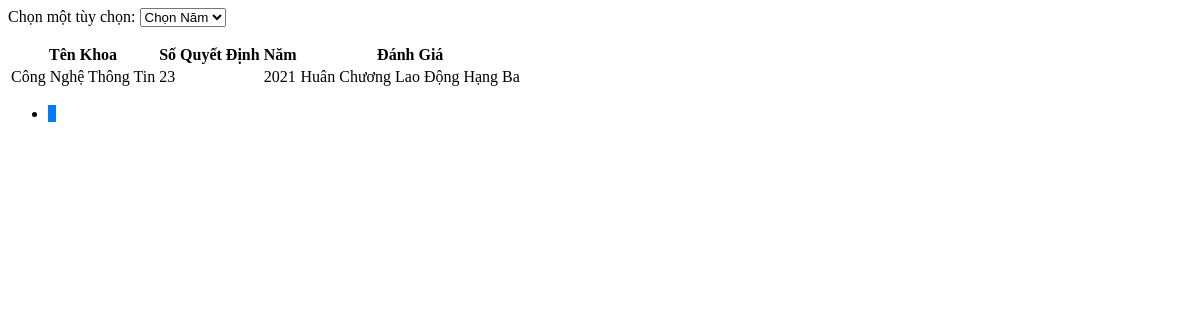
Page /Admin/xetdanhgiaTThcldhbview.php on the earlier database version.
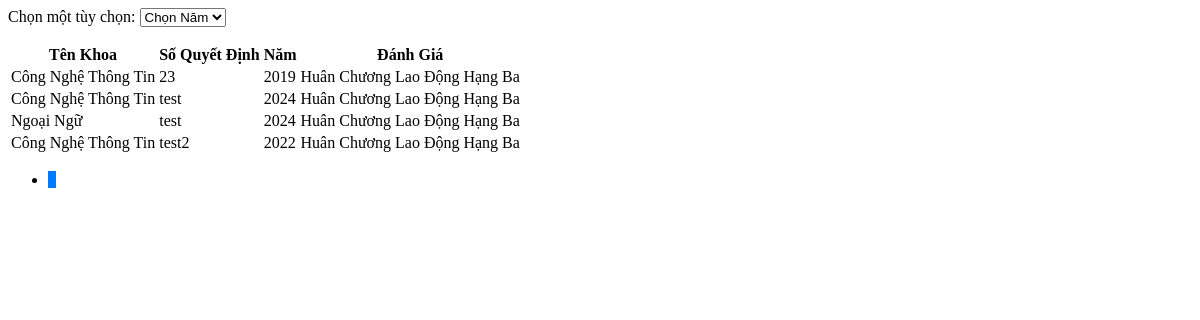
Same page on the later database version.
### tables this page shows
CREATE TABLE `danhgiatt` (
  `MaDGTT` int(20) NOT NULL,
  `MaKhoa` int(20) NOT NULL,
  `SoQD` varchar(100) NOT NULL,
  `Manam` int(20) NOT NULL,
  `DanhGia` varchar(50) NOT NULL DEFAULT 'Chờ Đánh Giá'
);

CREATE TABLE `khoa` (
  `MaKhoa` int(20) NOT NULL,
  `TenKhoa` varchar(50) NOT NULL,
  `MoTa` varchar(100) NOT NULL
);

CREATE TABLE `nam` (
  `Manam` int(20) NOT NULL,
  `Nam` varchar(20) NOT NULL
);

### Admin/danhgiaTT.php (called while the page is built, shortened)
<?php
include('./Khoa.php');
include('./nam.php');
class DanhgiaTT {
    public static function layTongSoDanhGiahangba($conn) {
        $sql = "SELECT COUNT(*) FROM danhgiatt WHERE DanhGia IN ('Huan_Chuong_Lao_Dong_Hang_Ba')";
        $result = $conn->query($sql);
        $row = $result->fetch_row();
        return $row[0];
    }
    public static function layDanhGiahangba($conn, $startFrom, $recordsPerPage) {
        $sql = "SELECT * FROM danhgiatt WHERE DanhGia IN ('Huan_Chuong_Lao_Dong_Hang_Ba') LIMIT $startFrom, $recordsPerPage";
        $result = $conn->query($sql);
        $danhgiattList = array();
        if ($result->num_rows > 0) {
            while($row = $result->fetch_assoc()) {
                $khoa_obj = Khoa::layKhoa($conn, $row["MaKhoa"]);
                $nam_obj = Nam::laynam($conn, $row["Manam"]);
                $danhgiatt_obj = new DanhgiaTT();
                $danhgiatt_obj->MaDGTT = $row["MaDGTT"];
                $danhgiatt_obj->MaKhoa = $khoa_obj->TenKhoa;
                $danhgiatt_obj->SoQD = $row["SoQD"];
                $danhgiatt_obj->Manam = $nam_obj->Nam;
                $danhgiatt_obj->DanhGia = $row["DanhGia"];
                $danhgiattList[] = $danhgiatt_obj;
            }
        }
        return $danhgiattList;
    }
}
?>

### Admin/Khoa.php (called while the page is built, shortened)
<?php
class Khoa {
    public static function layKhoa($conn, $id) {
        $sql = "SELECT * FROM Khoa WHERE MaKhoa = $id";
        $result = mysqli_query($conn, $sql);
        $Khoa = new Khoa();
        if ($row = mysqli_fetch_assoc($result)) {
            $Khoa->MaKhoa = $row['MaKhoa'];
            $Khoa->TenKhoa = $row['TenKhoa'];
            $Khoa->MoTa = $row["MoTa"];
        }
        return $Khoa;
    }
}
?>

### Admin/nam.php (called while the page is built, shortened)
<?php
    class Nam {
        public static function laynam($conn, $id) {
            $sql = "SELECT * FROM nam WHERE Manam = $id";
            $result = mysqli_query($conn, $sql);
            $nam = new Nam();
            $row = mysqli_fetch_assoc($result);
            $nam->Manam = $row['Manam'];
            $nam->Nam = $row['Nam'];
            return $nam;
        }
    }
?>

### Admin/xetdanhgiaTThcldhbview.php (the view, shortened to what this page needs)
<?php
include('./danhgiaTT.php');
$recordsPerPage = 10;
$currentPage = isset($_GET['page']) ? (int)$_GET['page'] : 1;
$startFrom = ($currentPage - 1) * $recordsPerPage;
$totalRecords = DanhgiaTT::layTongSoDanhGiahangba($conn);
$totalPages = ceil($totalRecords / $recordsPerPage);
$data = DanhgiaTT::layDanhGiahangba($conn, $startFrom, $recordsPerPage);
$awardMap = array(
    'Huan_Chuong_Lao_Dong_Hang_Ba' => 'Huân Chương Lao Động Hạng Ba',
);
?>
<div class="combobox">
    <label for="options">Chọn một tùy chọn:</label>
    <select name="options" id="options" onchange="fetchAndDisplayDanhGia(this.value)">
        <option value="">Chọn Năm</option>
    </select>
</div>
<table class="table table-bordered">
    <thead>
        <tr>
            <th>Tên Khoa</th>
            <th>Số Quyết Định</th>
            <th>Năm</th>
            <th>Đánh Giá</th>
        </tr>
    </thead>
    <tbody id="danhgiahb-table-body">
        <?php
        foreach ($data as $item) {
            $danhGia = isset($awardMap[$item->DanhGia]) ? $awardMap[$item->DanhGia] : $item->DanhGia;
        ?>
            <tr>
                <td scope="row"><?php echo htmlspecialchars($item->MaKhoa) ; ?></td>
                <td><?php echo htmlspecialchars($item->SoQD ?? "Cần Thêm Số Quyết Đinh Cho $item->MaKhoa");?></td>
                <td><?php echo htmlspecialchars($item->Manam ?? "Cần Thêm Năm Cho $item->MaKhoa"); ?></td>
                <td><?php echo htmlspecialchars($danhGia);?></td>
            </tr>
        <?php
        }
        ?>
    </tbody>
</table>
<nav aria-label="Page navigation">
    <ul class="pagination">
        <?php for ($i = 1; $i <= $totalPages; $i++): ?>
            <li class="page-item <?php echo $i == $currentPage ? 'active' : ''; ?>">
                <a class="page-link" href="?p=danhgiaTThcldhbview&page=<?php echo $i; ?>"><?php echo $i; ?></a>
            </li>
        <?php endfor; ?>
    </ul>
</nav>

Differences in the rows shown:
changed danhgiatt (number 1 of 4 on the later page): Manam.Nam "2021" → "2019"
added danhgiatt: MaKhoa.TenKhoa "Công Nghệ Thông Tin", SoQD "test", Manam.Nam "2024", DanhGia "Huân Chương Lao Động Hạng Ba"
added danhgiatt: MaKhoa.TenKhoa "Ngoại Ngữ", SoQD "test", Manam.Nam "2024", DanhGia "Huân Chương Lao Động Hạng Ba"
added danhgiatt: MaKhoa.TenKhoa "Công Nghệ Thông Tin", SoQD "test2", Manam.Nam "2022", DanhGia "Huân Chương Lao Động Hạng Ba"
